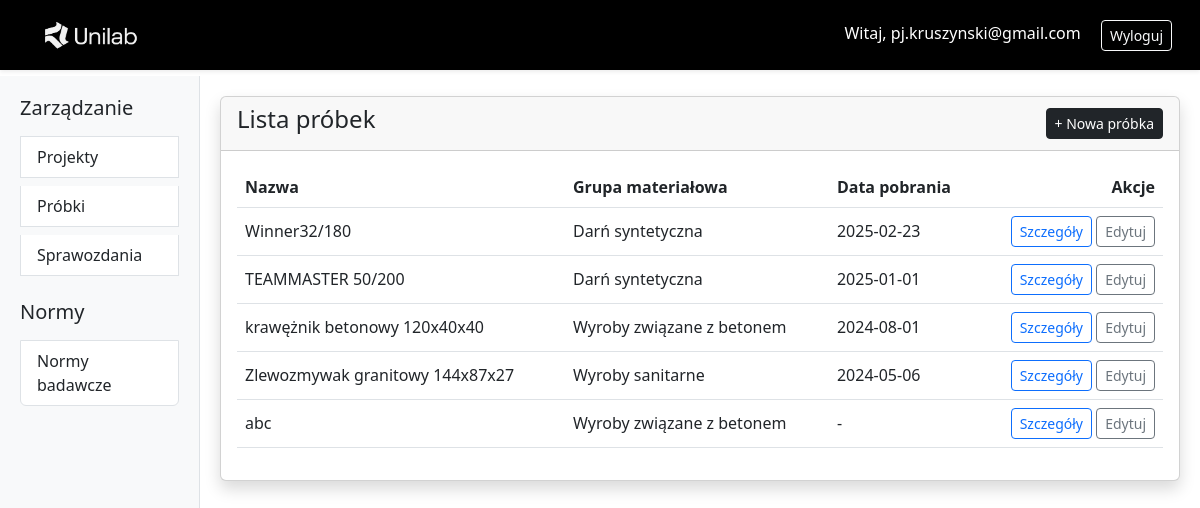
Before: /samples/ (signed in) with the older database file.
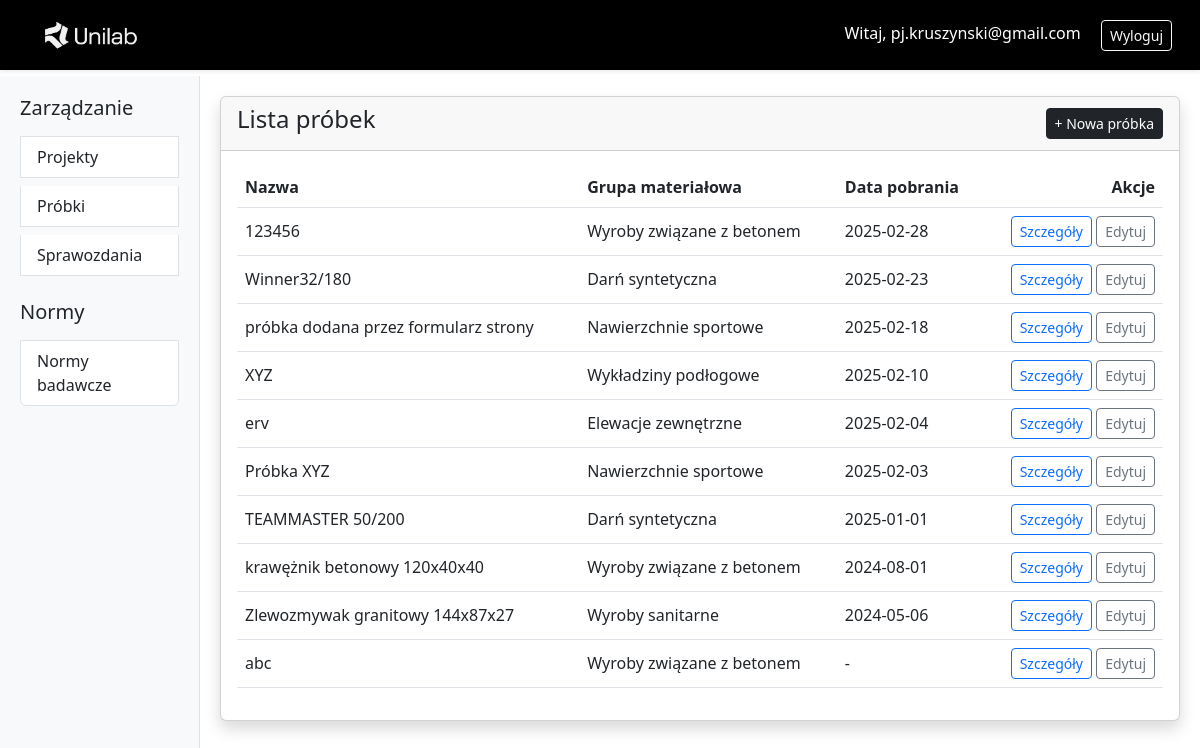
After: the same page with the newer database file.
### projects/models.py (models this page shows, shortened)
class Sample(models.Model):
    class MaterialType(models.TextChoices):
        UNSELECTED = "UNS", "Niewybrany"
        CONCRETE = "CON", "Wyroby związane z betonem"
        EXTERIOR_FACADE = "EXF", "Elewacje zewnętrzne"
        SPORTS_SURFACE = "SPS", "Nawierzchnie sportowe"
        PULL_OFF = "OFF", "Testy pull-off"
        WALLPAPER = "WAP", "Tapety"
        SYNTHETIC_TURF = "SYT", "Darń syntetyczna"
        PLASTER_AND_ADHESIVES = "PLA", "Tynk i kleje"
        CONCRETE_PREFABRICATED = "CPR", "Wyroby prefabrykowane z betonu"
        FLOOR_COVERING = "FLC", "Wykładziny podłogowe"
        SANITARY_PRODUCT = "SAN", "Wyroby sanitarne"
        EXTERIOR_SHUTTERS = "EXS", "Zasłony i żaluzje zewnętrzne"
    name = models.CharField("Nazwa próbki", max_length=50)
    description = models.TextField(null=True, blank=True)
    material_type = models.CharField(max_length=3, choices=MaterialType.choices, default=MaterialType.UNSELECTED, validators=[validate_material_type])
    collection_date = models.DateField(null=True, blank=True)
    class Meta:
        verbose_name = _("Próbka")
        verbose_name_plural = _("Próbki")
        ordering = ['-collection_date']

### projects/views.py (the view)
class SampleListView(LoginRequiredMixin, ListView):
    model = Sample
    template_name = 'sample_list.html'
    context_object_name = 'samples'
    paginate_by = 15
    def get_queryset(self):
        user = self.request.user
        if user.is_superuser:
            return Sample.objects.all()
        if user.groups.filter(name='Lab_member').exists():
            return Sample.objects.filter(assign_to=user)
        if user.groups.filter(name='Lab_user').exists():
            return Sample.objects.filter(report__project__client=user)
        return Sample.objects.none()

### projects/templates/sample_list.html
{% extends "base.html" %}
{% block content %}
<div class="card shadow">
  <div class="card-header d-flex justify-content-between align-items-center">
    <h4>Lista próbek</h4>
    {% if request.user.groups.all.0.name == 'Lab_member' or request.user.is_superuser %}
      <a href="{% url 'sample_create' %}" class="btn btn-dark btn-sm">+ Nowa próbka</a>
    {% endif %}
  </div>
  <div class="card-body">
    <table class="table table-hover align-middle">
      <thead>
        <tr>
          <th>Nazwa</th>
          <th>Grupa materiałowa</th>
          <th>Data pobrania</th>
          <th class="text-end">Akcje</th>
        </tr>
      </thead>
      <tbody>
        {% for sample in samples %}
        <tr>
          <td>{{ sample.name }}</td>
          <td>{{ sample.get_material_type_display }}</td>
          <td>{{ sample.collection_date|date:"Y-m-d"|default:"-" }}</td>
          <td class="text-end">
            <a href="{% url 'sample_detail' sample.pk %}" class="btn btn-sm btn-outline-primary">Szczegóły</a>
            {% if request.user.groups.all.0.name == 'Lab_member' or request.user.is_superuser %}
              <a href="{% url 'sample_update' sample.pk %}" class="btn btn-sm btn-outline-secondary">Edytuj</a>
            {% endif %}
          </td>
        </tr>
        {% empty %}
        <tr>
          <td colspan="4" class="text-center text-muted py-4">
            Brak próbek do wyświetlenia
          </td>
        </tr>
        {% endfor %}
      </tbody>
    </table>
  </div>
</div>
{% endblock %}

Changed rows visible on the page:
added Sample: name "123456", material_type "Wyroby związane z betonem", collection_date "2025-02-28"
added Sample: name "próbka dodana przez formularz strony", material_type "Nawierzchnie sportowe", collection_date "2025-02-18"
added Sample: name "XYZ", material_type "Wykładziny podłogowe", collection_date "2025-02-10"
added Sample: name "erv", material_type "Elewacje zewnętrzne", collection_date "2025-02-04"
added Sample: name "Próbka XYZ", material_type "Nawierzchnie sportowe", collection_date "2025-02-03"
